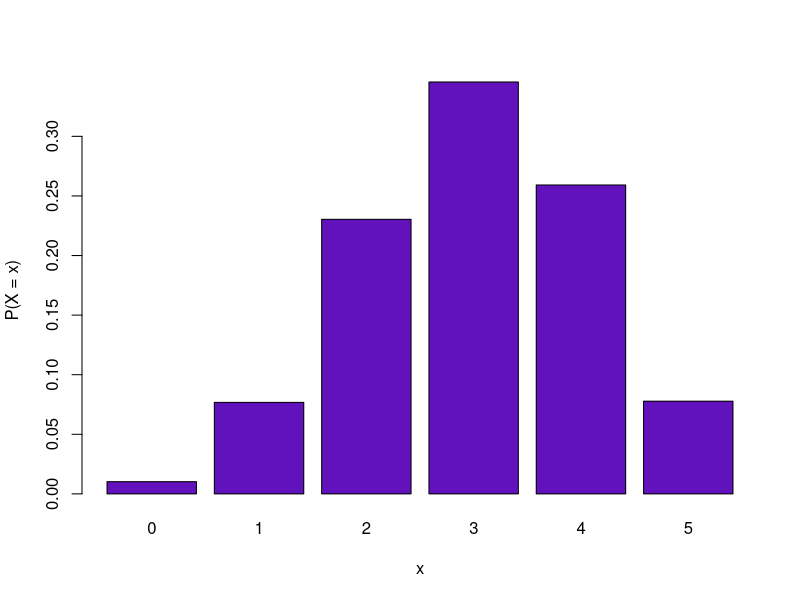
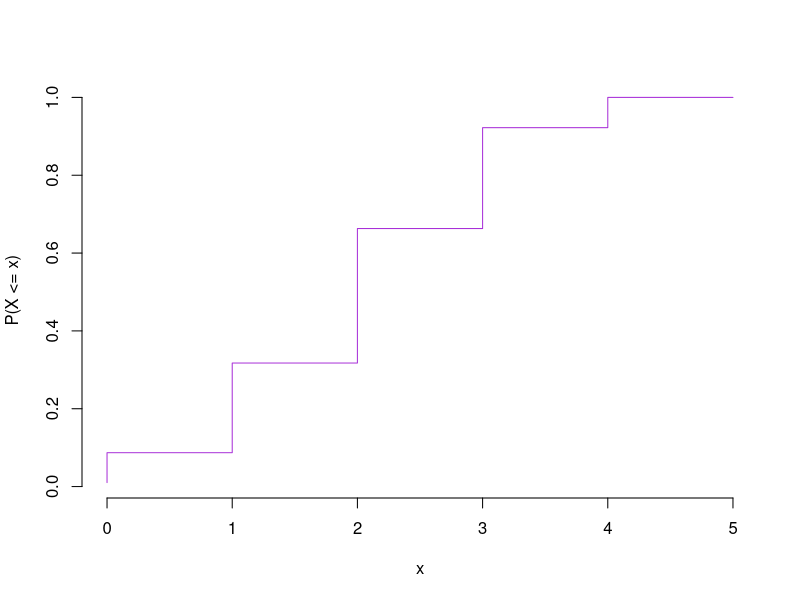

R code for these plots, in order:
## ---- chunk 1

p <- 0.6
n <- 5

p_x_eq_0 <- dbinom(x = 0, size = n, prob = p)
p_x_eq_1 <- dbinom(x = 1, size = n, prob = p)

## ---- chunk 2
0.4 ^ 5
## ---- chunk 3
p_x_eq_0
## ---- chunk 4
choose(n = 5, k = 1) * (0.4 ^ 4) * (0.6)
## ---- chunk 5
p_x_eq_1
## ---- chunk 6
library(purrr)

X <- seq(0, 5)
P_x <- map_dbl(X, dbinom, 5, 0.6) # apply dbinom(x = ?, size = 5, prob = 0.6) to X

names(P_x) <- X # Associate x with P(X = x)

p <- barplot(P_x, col = "#6212bd", beside = TRUE)
title(ylab = "P(X = x)", xlab = "x")
## ---- chunk 7
names(P_x) <- NULL
## ---- chunk 8
p <- 0.6
n <- 5

pbinom(1, size = n, prob = p)
pbinom(4, size = n, prob = p)

P_x[1] + P_x[2] # P(X = 0) + P(X = 1)
1 - P_x[6] # 1 - P(X = 5)
## ---- chunk 9
X <- seq(0, 5)
cdf <- map_dbl(X, pbinom, 5, 0.6) # apply pbinom(x = ?, size = 5, p = 0.6)

cdf
plot(X, cdf, bty = "n", type = "S", col = "#a830d8", ylab = "P(X <= x)", xlab = "x")
